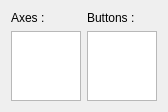
<?xml version="1.0" encoding="UTF-8"?>
<ui version="4.0">
 <class>JoystickAdapter</class>
 <widget class="QWidget" name="JoystickAdapter">
  <property name="geometry">
   <rect>
    <x>0</x>
    <y>0</y>
    <width>164</width>
    <height>109</height>
   </rect>
  </property>
  <property name="windowTitle">
   <string>Form</string>
  </property>
  <layout class="QGridLayout" name="gridLayout">
   <item row="0" column="0">
    <widget class="QLabel" name="label">
     <property name="text">
      <string>Axes : </string>
     </property>
    </widget>
   </item>
   <item row="1" column="0">
    <widget class="QListWidget" name="axesList">
     <property name="alternatingRowColors">
      <bool>true</bool>
     </property>
     <property name="selectionMode">
      <enum>QAbstractItemView::NoSelection</enum>
     </property>
    </widget>
   </item>
   <item row="0" column="1">
    <widget class="QLabel" name="label_2">
     <property name="text">
      <string>Buttons : </string>
     </property>
    </widget>
   </item>
   <item row="1" column="1">
    <widget class="QListWidget" name="buttonsList">
     <property name="alternatingRowColors">
      <bool>true</bool>
     </property>
     <property name="selectionMode">
      <enum>QAbstractItemView::NoSelection</enum>
     </property>
    </widget>
   </item>
  </layout>
 </widget>
 <resources/>
 <connections/>
</ui>
